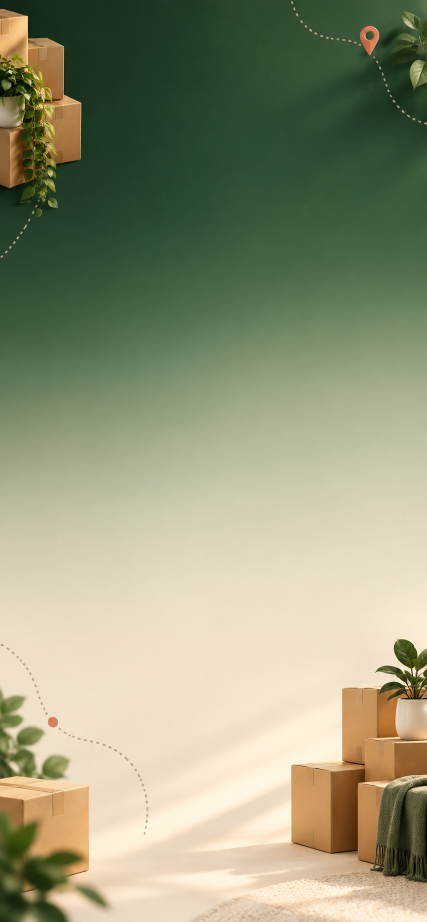
#> input picture apps/sdpacket/artifacts/app-store-previews/source/iphone-01-bg.png, 853 x 1844 px (shown at 1/2 size)
$ python generate_app_store_previews.py
#> lines starting #> are read from the running program, lines starting #| are printed output that depends on the picture
#!/usr/bin/env python3
"""Generate KIFXPRO App Store preview artwork from approved UI captures."""

from __future__ import annotations

import argparse
from pathlib import Path

from PIL import Image, ImageDraw, ImageFilter, ImageFont, ImageOps


ROOT = Path(__file__).resolve().parents[1]
ARTIFACTS = ROOT / "artifacts" / "app-store-previews"
SOURCES = ARTIFACTS / "source"
FINAL = ARTIFACTS / "final"
QA = ARTIFACTS / "qa"

FONT_PATH = ROOT / "assets" / "fonts" / "NotoSansSC-VF.ttf"
ICON_PATH = ROOT / "assets" / "branding" / "app_icon_master.png"
HOME_PATH = ROOT / "Docs" / "design" / "home_projects_final.png"
DETAIL_PATH = ROOT / "Docs" / "design" / "project_detail_option3_simulator_pass2.png"
TRACK_PATH = ROOT / "assets" / "onboarding" / "track_move.png"
PAD_HOME_PATH = SOURCES / "ipad-runtime-home.png"
PAD_DETAIL_PATH = SOURCES / "ipad-runtime-detail.png"

PHONE_SIZE = (1242, 2688)
PHONE_REQUIRED_SIZE = (1206, 2622)
PAD_SIZE = (2732, 2048)

INK = "#10201D"
MUTED = "#52635F"
GREEN = "#0F765F"
CREAM = "#F7F3EA"
CORAL = "#EF715B"


# [7 lines left out: function font, not called in this run]


def cover(image: Image.Image, size: tuple[int, int]) -> Image.Image:
    return ImageOps.fit(image.convert("RGB"), size, method=Image.Resampling.LANCZOS)


# [57 lines left out: functions rounded, paste_shadowed, text, not called in this run]


def brand_lockup(canvas: Image.Image, *, x: int, y: int, light: bool, scale: float = 1.0) -> None:
    icon_size = int(76 * scale)
    icon = rounded(cover(Image.open(ICON_PATH), (icon_size, icon_size)), int(18 * scale))
    canvas.alpha_composite(icon, (x, y))
    draw = ImageDraw.Draw(canvas)
    text(
        draw,
        (x + icon_size + int(22 * scale), y + icon_size // 2),
        "KIFXPRO",
        size=int(34 * scale),
        weight="Bold",
        fill="#FFFFFF" if light else INK,
        anchor="lm",
    )


def phone_copy(
    canvas: Image.Image,
    headline: str,
    subhead: str,
    *,
    light: bool,
) -> None:
    draw = ImageDraw.Draw(canvas)
    primary = "#FFFFFF" if light else INK
    secondary = "#D8E5DF" if light else MUTED
    brand_lockup(canvas, x=96, y=104, light=light)
    text(draw, (96, 242), headline, size=76, weight="Bold", fill=primary)
    text(draw, (98, 356), subhead, size=37, weight="Medium", fill=secondary)


# [38 lines left out: functions phone_screen, qr_glyph, scan_callout, not called in this run]


def build_phone(index: int) -> tuple[Path, Path]:
#> called with index = 1
    specs = {
        1: (
            SOURCES / "iphone-01-bg.png",
            "搬家流程，一目了然",
            "项目、箱子与进度集中管理",
            HOME_PATH,
            True,
        ),
        2: (
            SOURCES / "iphone-02-bg.png",
            "每个箱子，都有迹可循",
            "照片、物品、房间和标签随手记录",
            DETAIL_PATH,
            False,
        ),
        3: (
            SOURCES / "iphone-03-bg.png",
            "扫码推进，离线也安心",
            "现场批量更新状态，遗漏及时发现",
            DETAIL_PATH,
            True,
        ),
    }
    bg, headline, subhead, source, light = specs[index]
    canvas = cover(Image.open(bg), PHONE_SIZE).convert("RGBA")
    if index == 1:
        overlay = Image.new("RGBA", PHONE_SIZE, (0, 0, 0, 0))
#> overlay: PIL image 1242x2688 RGBA; every value is 0
        ImageDraw.Draw(overlay).rectangle((0, 0, PHONE_SIZE[0], 610), fill=(4, 45, 35, 45))
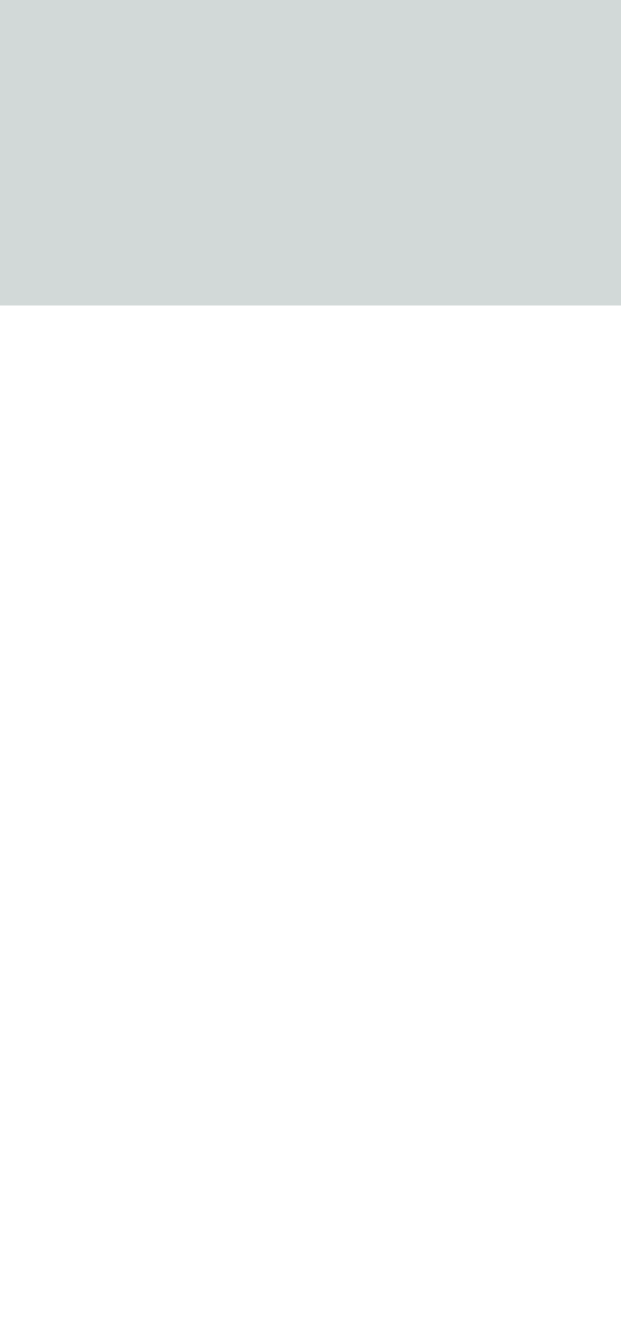
#> overlay: PIL image 1242x2688 RGBA (shown at 1/2 size); mean R, G, B, A 0.9, 10.2, 8, 10.2; transparent parts drawn white
        canvas.alpha_composite(overlay)
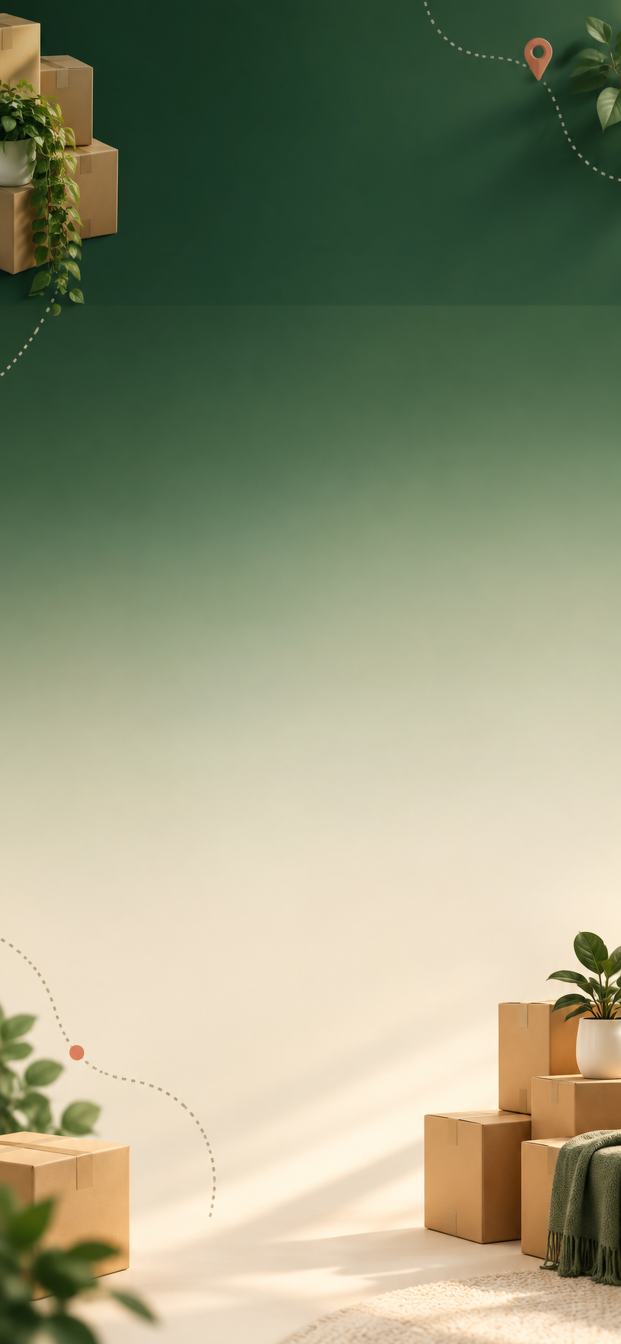
#> canvas: PIL image 1242x2688 RGBA (shown at 1/2 size); mean R, G, B, A 146, 149.7, 121.4, 255
    phone_copy(canvas, headline, subhead, light=light)

    screen = phone_screen(source)
    paste_shadowed(canvas, screen, ((PHONE_SIZE[0] - screen.width) // 2, 602), radius=76, border=12)

    if index == 3:
        callout = scan_callout(930, 190)
        paste_shadowed(canvas, callout, (156, 2150), radius=42, shadow_blur=28, shadow_offset=(0, 18))
        track = Image.open(TRACK_PATH).convert("RGBA")
        track.thumbnail((310, 310), Image.Resampling.LANCZOS)
        canvas.alpha_composite(track, (890, 2295))

    rendered = canvas.convert("RGB")
    out = FINAL / f"iphone-6.5-{index:02d}.png"
    rendered.save(out, optimize=True)

    required_out = FINAL / f"iphone-dynamic-island-{index:02d}.png"
    ImageOps.fit(
        rendered,
        PHONE_REQUIRED_SIZE,
        method=Image.Resampling.LANCZOS,
    ).save(required_out, optimize=True)
    return out, required_out


def crop_panel(source: Path, crop: tuple[int, int, int, int], size: tuple[int, int]) -> Image.Image:
    image = Image.open(source).convert("RGB").crop(crop)
    return ImageOps.fit(image, size, method=Image.Resampling.LANCZOS)


# [90 lines left out: functions pad_copy, build_pad, contact_sheet, not called in this run]


def main() -> None:
    parser = argparse.ArgumentParser()
    parser.add_argument("--only", choices=("iphone", "ipad", "all"), default="all")
    args = parser.parse_args()

    FINAL.mkdir(parents=True, exist_ok=True)
    QA.mkdir(parents=True, exist_ok=True)

    generated: list[Path] = []
    if args.only in ("iphone", "all"):
        for index in range(1, 4):
            generated.extend(build_phone(index))
    if args.only in ("ipad", "all"):
        generated.extend(build_pad(index) for index in range(1, 4))

    iphone = sorted(FINAL.glob("iphone-*.png"))
    ipad = sorted(FINAL.glob("ipad-*.png"))
    if iphone:
        contact_sheet(iphone, QA / "iphone-contact-sheet.png", (310, 672), 3)
    if ipad:
        contact_sheet(ipad, QA / "ipad-contact-sheet.png", (683, 512), 3)
    for path in generated:
        print(path)


if __name__ == "__main__":
#> (the run stopped early here; a loop or call above may not have finished)
